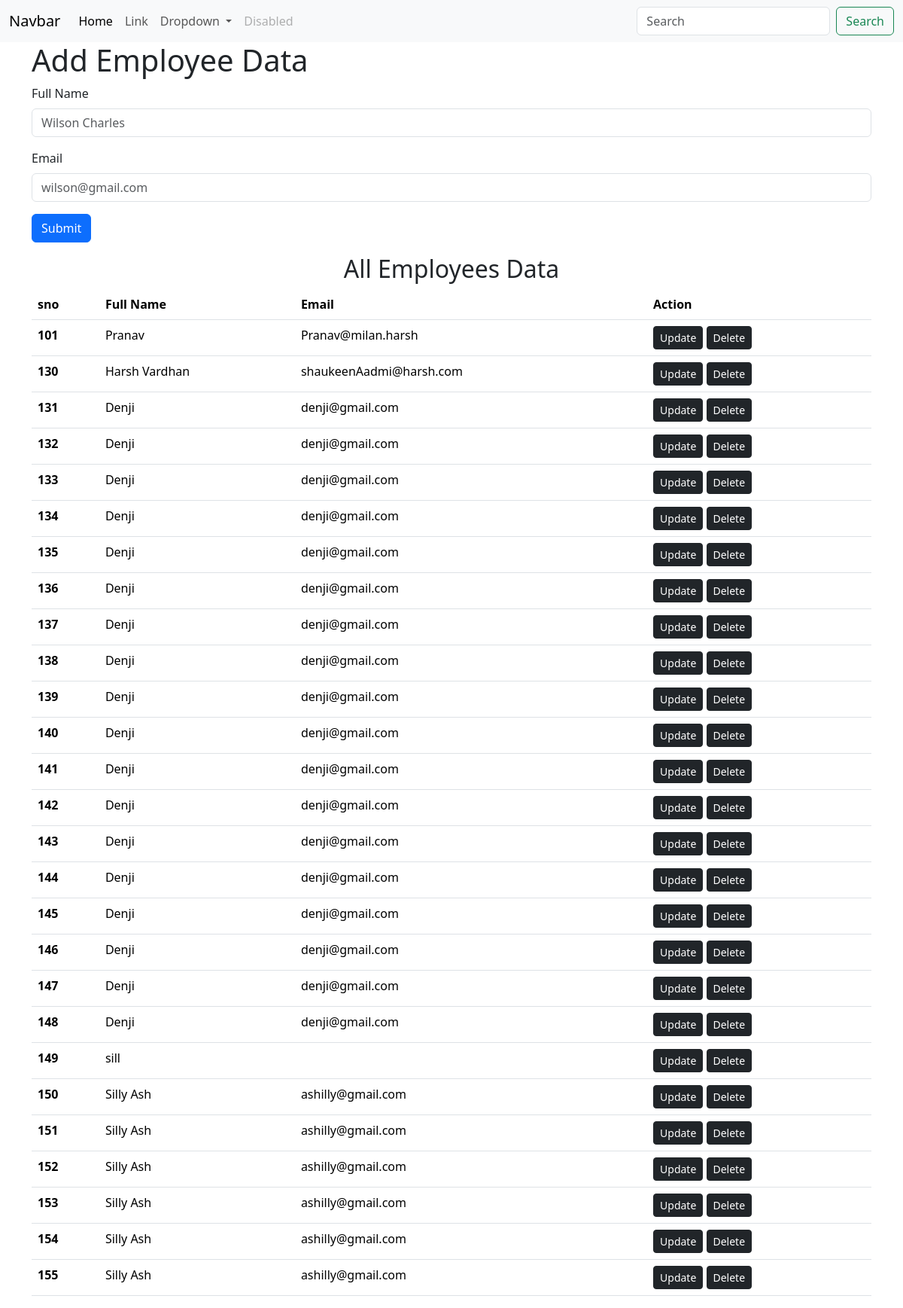
Before: / with the older database file.
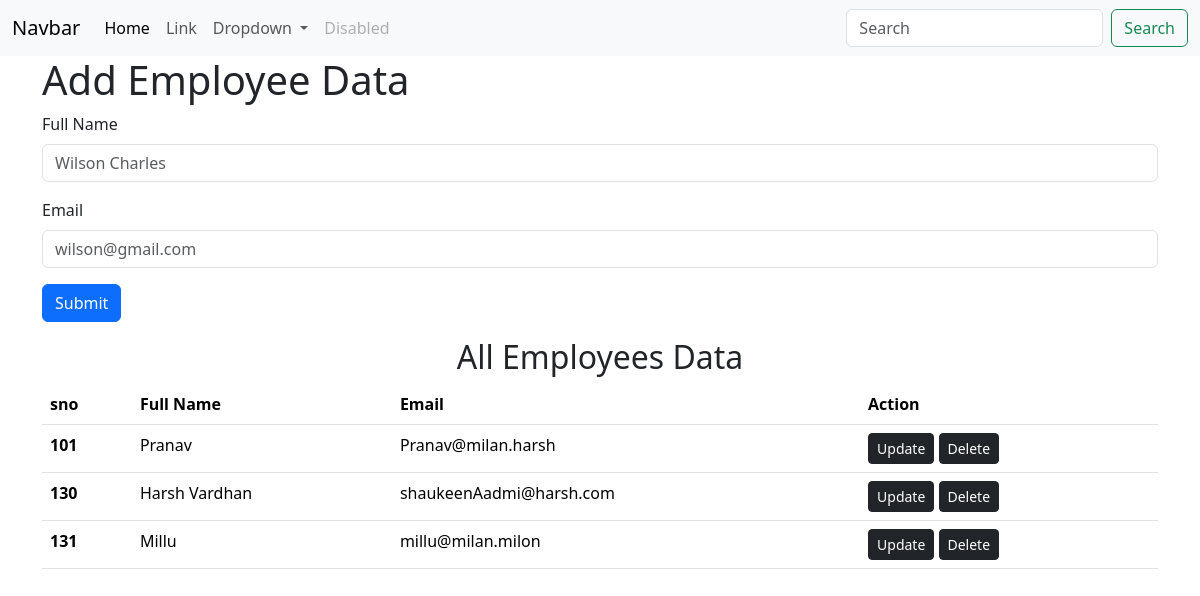
After: the same page with the newer database file.
### app.py (models this page shows)
class Employee(db.Model):
    sno = db.Column(db.Integer, primary_key=True)
    name = db.Column(db.String(200), nullable=False)
    email = db.Column(db.String(500), nullable=False)

### app.py (the view, shortened to what this page needs)
@app.route("/", methods=['GET', 'POST'])
def home():
    employees = Employee.query.all()
    return render_template("index.html", employees=employees)

### templates/index.html (shortened to what this page needs)
{% extends 'base.html' %}
{% block body %}
    <div class="container">
      <h1>Add Employee Data</h1>
      <form action="/" method="post">
        <div class="mb-3">
        <label for="" class="form-label">Full Name</label>
        <input type="text" class="form-control" name="name" id="" placeholder="Wilson Charles">
      </div>
      <div class="mb-3">
        <label for="" class="form-label">Email</label>
        <input type="email" class="form-control" name="email" id="" placeholder="wilson@gmail.com">
      </div>
      <div class="mb-3">
        <button type="submit" class="btn btn-primary">
            Submit
        </button>
      </div>
      </form>
      <h2 class="text-center"> All Employees Data</h2>
        <table class="table">
  <thead>
    <tr>
      <th scope="col">sno</th>
      <th scope="col">Full Name</th>
      <th scope="col">Email</th>
      <th scope="col">Action</th>
    </tr>
  </thead>
  <tbody>
        {% for i in employees %}
            <tr>
                <th scope="row">{{i.sno}}</th>
                <td>{{i.name}}</td>
                <td>{{i.email}}</td>
                <td>
                    <a href="/update/{{i.sno}}" class="btn btn-dark btn-sm" role="button">Update</a>
                    <a href="/delete/{{i.sno}}" class="btn btn-dark btn-sm" role="button">Delete</a>
                </td>
            </tr>
        {% endfor %}
  </tbody>
</table>
{% endblock body %}

### templates/base.html (shortened to what this page needs)
<!doctype html>
<html lang="en">
  <head>
    <link href="https://cdn.jsdelivr.net/npm/bootstrap@5.3.8/dist/css/bootstrap.min.css" rel="stylesheet">
  </head>
  <body>
    <nav class="navbar navbar-expand-lg bg-body-tertiary">
  <div class="container-fluid">
    <a class="navbar-brand" href="#">Navbar</a>
    <div class="collapse navbar-collapse" id="navbarSupportedContent">
      <ul class="navbar-nav me-auto mb-2 mb-lg-0">
        <li class="nav-item">
          <a class="nav-link active" aria-current="page" href="#">Home</a>
        </li>
        <li class="nav-item">
          <a class="nav-link" href="#">Link</a>
        </li>
        <li class="nav-item dropdown">
          <a class="nav-link dropdown-toggle" href="#" role="button" data-bs-toggle="dropdown" aria-expanded="false">
            Dropdown
          </a>
        </li>
        <li class="nav-item">
          <a class="nav-link disabled" aria-disabled="true">Disabled</a>
        </li>
      </ul>
      <form class="d-flex" role="search">
        <input class="form-control me-2" type="search" placeholder="Search" aria-label="Search"/>
        <button class="btn btn-outline-success" type="submit">Search</button>
      </form>
    </div>
  </div>
</nav>
    {% block body %}
    {% endblock body %}
  </body>
</html>

Changed rows visible on the page:
removed Employee: sno "132", name "Denji", email "denji@gmail.com"
removed Employee: sno "133", name "Denji", email "denji@gmail.com"
removed Employee: sno "134", name "Denji", email "denji@gmail.com"
removed Employee: sno "135", name "Denji", email "denji@gmail.com"
removed Employee: sno "136", name "Denji", email "denji@gmail.com"
removed Employee: sno "137", name "Denji", email "denji@gmail.com"
removed Employee: sno "138", name "Denji", email "denji@gmail.com"
removed Employee: sno "139", name "Denji", email "denji@gmail.com"
removed Employee: sno "140", name "Denji", email "denji@gmail.com"
removed Employee: sno "141", name "Denji", email "denji@gmail.com"
removed Employee: sno "142", name "Denji", email "denji@gmail.com"
removed Employee: sno "143", name "Denji", email "denji@gmail.com"
removed Employee: sno "144", name "Denji", email "denji@gmail.com"
removed Employee: sno "145", name "Denji", email "denji@gmail.com"
removed Employee: sno "146", name "Denji", email "denji@gmail.com"
removed Employee: sno "147", name "Denji", email "denji@gmail.com"
removed Employee: sno "148", name "Denji", email "denji@gmail.com"
removed Employee: sno "149", name "sill"
removed Employee: sno "150", name "Silly Ash", email "ashilly@gmail.com"
removed Employee: sno "151", name "Silly Ash", email "ashilly@gmail.com"
removed Employee: sno "152", name "Silly Ash", email "ashilly@gmail.com"
removed Employee: sno "153", name "Silly Ash", email "ashilly@gmail.com"
removed Employee: sno "154", name "Silly Ash", email "ashilly@gmail.com"
removed Employee: sno "155", name "Silly Ash", email "ashilly@gmail.com"
changed Employee id 131: name "Denji" → "Millu"; email "denji@gmail.com" → "millu@milan.milon"
